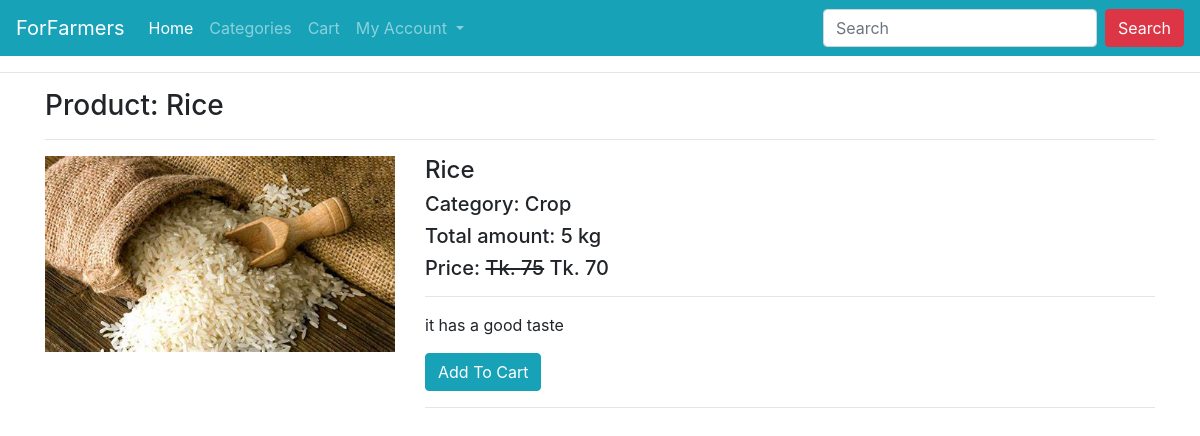
Page /product/Foshol-rice/ on the committed database.
### store/models.py (models this page shows, shortened)
class Product(models.Model):
    title = models.CharField(max_length=200)
    slug = models.SlugField(unique=True)
    category = models.ForeignKey(Category, on_delete=models.CASCADE, default=True)
    image = models.ImageField(upload_to="products")
    marked_price = models.PositiveIntegerField()
    selling_price = models.PositiveIntegerField()
    description = models.TextField()
    view_count = models.PositiveIntegerField(default=0)

class Category(models.Model):
    title = models.CharField(max_length=200)
    slug = models.SlugField(unique=True)
    def __str__(self):
        return self.title

### store/views.py (the view)
# urls.py: path("product/<slug:slug>/", ProductDetailView.as_view(), name="productdetail"),
class ProductDetailView(EcomMixin,TemplateView):
    template_name = "productdetail.html"
    def get_context_data(self, **kwargs):
        context = super().get_context_data(**kwargs)
        url_slug = self.kwargs['slug']
        product = Product.objects.get(slug=url_slug)
        product.view_count
        product.save()
        context['product'] = product
        return context

### store/views.py (called while the page is built)
    def dispatch(self, request, *args, **kwargs):
        cart_id = request.session.get("cart_id")
        if cart_id:
            cart_obj = Cart.objects.get(id=cart_id)
            if request.user.is_authenticated and request.user.customer:
                cart_obj.customer = request.user.customer
                cart_obj.save()
        return super().dispatch(request, *args, **kwargs)

### store/templates/productdetail.html (shortened to what this page needs)
{% extends 'base.html' %}
{% block content %}
<div class="container">
    <h3>Product: {{product.title}}</h3><hr>
    <div class="row">
        <div class="col-md-4">
            <img src="{{product.image.url}}" alt="" class="img-fluid">
        </div>
        <div class="col-md-8">
            <h4>{{product.title}}</h4>
            <h5>Category: {{product.category}}</h5>
             <h5>Total amount: {{product.view_count}} kg</h5>
            <h5>Price: <strike>Tk. {{product.marked_price}}</strike> Tk. {{product.selling_price}}</h5>
            <hr>
             <p>{{product.description}}</p>
            <a href="{% url 'store:addtocart' product.id %}" class="btn btn-info">Add To Cart</a>
            <hr>
        </div>
    </div>
</div>
{% endblock %}

### rows in the picture
Product: title "Rice", image (picture), category "Crop", view_count "5", marked_price "75", selling_price "70", description "it has a good taste"
